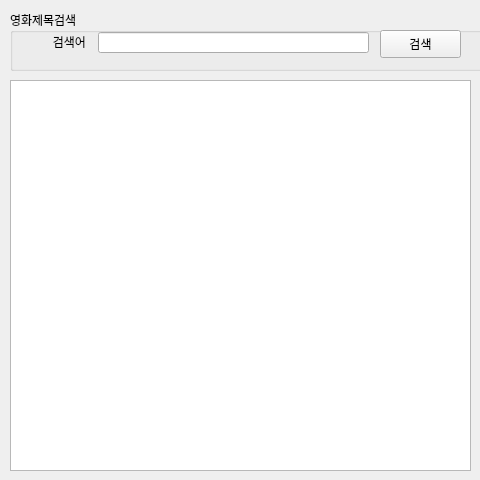
<?xml version="1.0" encoding="UTF-8"?>
<ui version="4.0">
 <class>frmNaverSearch</class>
 <widget class="QWidget" name="frmNaverSearch">
  <property name="geometry">
   <rect>
    <x>0</x>
    <y>0</y>
    <width>480</width>
    <height>480</height>
   </rect>
  </property>
  <property name="sizePolicy">
   <sizepolicy hsizetype="Fixed" vsizetype="Fixed">
    <horstretch>0</horstretch>
    <verstretch>0</verstretch>
   </sizepolicy>
  </property>
  <property name="maximumSize">
   <size>
    <width>480</width>
    <height>480</height>
   </size>
  </property>
  <property name="windowTitle">
   <string>네이버 영화 검색</string>
  </property>
  <widget class="QGroupBox" name="groupBox">
   <property name="geometry">
    <rect>
     <x>10</x>
     <y>10</y>
     <width>581</width>
     <height>61</height>
    </rect>
   </property>
   <property name="font">
    <font>
     <family>나눔고딕코딩</family>
    </font>
   </property>
   <property name="title">
    <string>영화제목검색</string>
   </property>
   <widget class="QLabel" name="label">
    <property name="geometry">
     <rect>
      <x>12</x>
      <y>24</y>
      <width>64</width>
      <height>16</height>
     </rect>
    </property>
    <property name="text">
     <string>검색어</string>
    </property>
    <property name="alignment">
     <set>Qt::AlignRight|Qt::AlignTrailing|Qt::AlignVCenter</set>
    </property>
   </widget>
   <widget class="QLineEdit" name="txtSearch">
    <property name="geometry">
     <rect>
      <x>88</x>
      <y>22</y>
      <width>271</width>
      <height>21</height>
     </rect>
    </property>
    <property name="sizePolicy">
     <sizepolicy hsizetype="Fixed" vsizetype="Fixed">
      <horstretch>0</horstretch>
      <verstretch>0</verstretch>
     </sizepolicy>
    </property>
   </widget>
   <widget class="QPushButton" name="btnSearch">
    <property name="geometry">
     <rect>
      <x>370</x>
      <y>20</y>
      <width>81</width>
      <height>28</height>
     </rect>
    </property>
    <property name="text">
     <string>검색</string>
    </property>
   </widget>
  </widget>
  <widget class="QTableWidget" name="tblResult">
   <property name="geometry">
    <rect>
     <x>10</x>
     <y>80</y>
     <width>461</width>
     <height>391</height>
    </rect>
   </property>
  </widget>
 </widget>
 <resources/>
 <connections/>
</ui>
